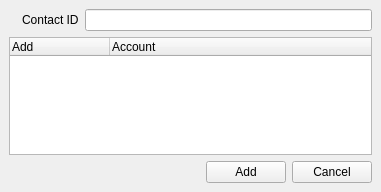
<ui version="4.0" >
 <author></author>
 <comment></comment>
 <exportmacro></exportmacro>
 <class>AddIMContactWidget</class>
 <widget class="QWidget" name="AddIMContactWidget" >
  <property name="geometry" >
   <rect>
    <x>0</x>
    <y>0</y>
    <width>381</width>
    <height>192</height>
   </rect>
  </property>
  <property name="windowTitle" >
   <string>Add an IM Contact</string>
  </property>
  <layout class="QGridLayout" >
   <property name="margin" >
    <number>9</number>
   </property>
   <property name="spacing" >
    <number>6</number>
   </property>
   <item row="0" column="0" colspan="2" >
    <layout class="QHBoxLayout" >
     <property name="margin" >
      <number>0</number>
     </property>
     <property name="spacing" >
      <number>6</number>
     </property>
     <item>
      <widget class="QLabel" name="protocolIcon" >
       <property name="pixmap" >
        <pixmap resource="../wengophone.qrc" >:/pics/protocol_msn.png</pixmap>
       </property>
      </widget>
     </item>
     <item>
      <widget class="QLabel" name="label" >
       <property name="text" >
        <string>Contact ID</string>
       </property>
      </widget>
     </item>
     <item>
      <widget class="QLineEdit" name="contactIdEdit" >
       <property name="toolTip" >
        <string>Enter the contact ID</string>
       </property>
      </widget>
     </item>
    </layout>
   </item>
   <item row="4" column="0" colspan="2" >
    <layout class="QHBoxLayout" >
     <property name="margin" >
      <number>0</number>
     </property>
     <property name="spacing" >
      <number>6</number>
     </property>
     <item>
      <spacer>
       <property name="orientation" >
        <enum>Qt::Horizontal</enum>
       </property>
       <property name="sizeHint" >
        <size>
         <width>40</width>
         <height>20</height>
        </size>
       </property>
      </spacer>
     </item>
     <item>
      <widget class="QPushButton" name="addButton" >
       <property name="text" >
        <string>Add</string>
       </property>
      </widget>
     </item>
     <item>
      <widget class="QPushButton" name="cancelButton" >
       <property name="text" >
        <string>Cancel</string>
       </property>
      </widget>
     </item>
    </layout>
   </item>
   <item row="2" column="0" colspan="2" >
    <widget class="QTreeWidget" name="accountList" >
     <property name="columnCount" >
      <number>2</number>
     </property>
     <column>
      <property name="text" >
       <string>Add</string>
      </property>
     </column>
     <column>
      <property name="text" >
       <string>Account</string>
      </property>
     </column>
    </widget>
   </item>
   <item row="1" column="0" >
    <spacer>
     <property name="orientation" >
      <enum>Qt::Vertical</enum>
     </property>
     <property name="sizeHint" >
      <size>
       <width>20</width>
       <height>40</height>
      </size>
     </property>
    </spacer>
   </item>
   <item row="3" column="1" >
    <spacer>
     <property name="orientation" >
      <enum>Qt::Vertical</enum>
     </property>
     <property name="sizeHint" >
      <size>
       <width>20</width>
       <height>40</height>
      </size>
     </property>
    </spacer>
   </item>
  </layout>
 </widget>
 <pixmapfunction></pixmapfunction>
 <resources>
  <include location="../wengophone.qrc" />
 </resources>
 <connections/>
</ui>
